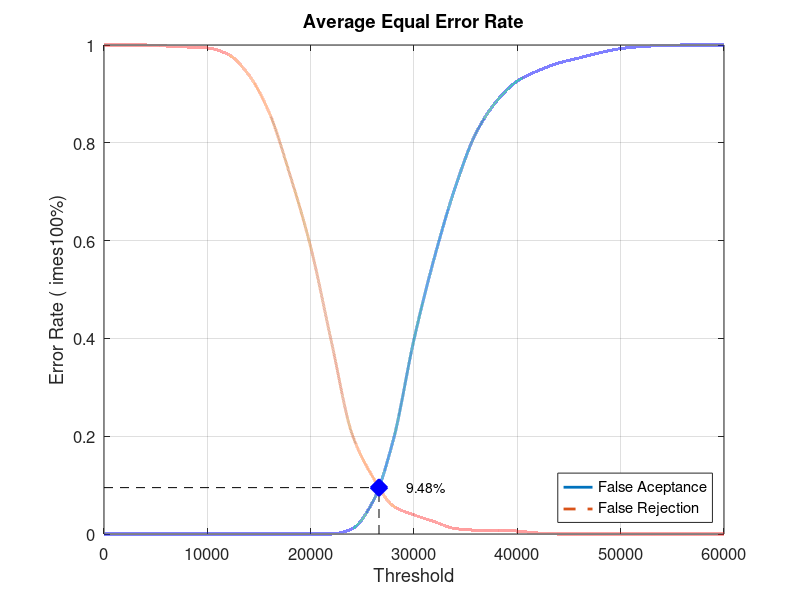
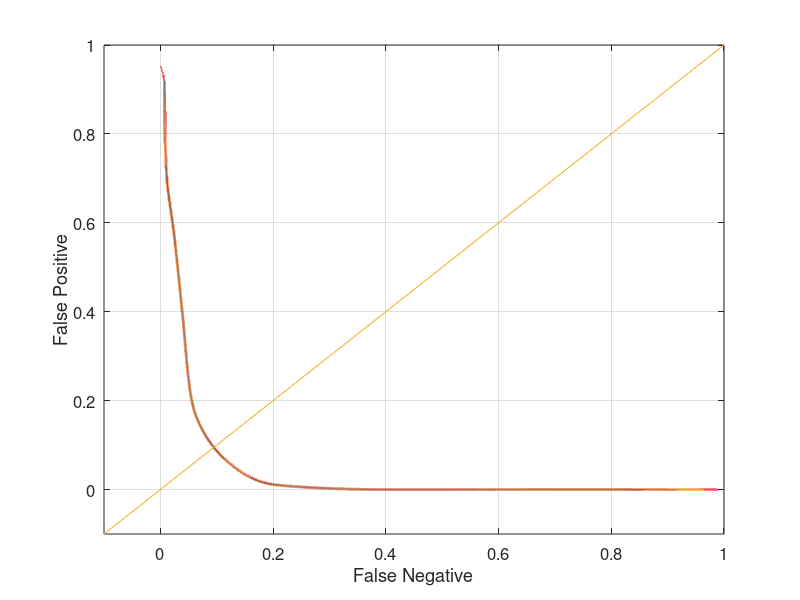

Here is the MATLAB script that generated these plots, in order:
close all;
clear;
clc;
x = 0:2000:60000;
xq = 0:0.5:60000;

y0 = [0 0 0 0 0 0 0 0 0 0 0 0 0.0105263 0.0652632 0.192632 0.397895 0.567368 0.709474 0.82 0.885263 0.926316 0.947368 0.963158 0.973684 0.98421 0.992632 0.996842 0.998947 1 1 1]
yy0 = interp1(x, y0, xq, 'pchip');
y1 = [1 1 1 0.998 0.996 0.994 0.981 0.939 0.861 0.734 0.587 0.394 0.205 0.117 0.057 0.039 0.025 0.011 0.008 0.008 0.006 0.002 0 0 0 0 0 0 0 0 0]
yy1 = interp1(x, y1, xq, 'pchip');

% Calculating EER: 
y2 = abs(y0 - y1);
find(y2 == min(y2))
yy2 = abs(yy0 - yy1);
xEER = find(yy2 == min(yy2));
xEERIndex = xq(xEER) % X-axis EER
yEER = yy0(xEER) % Y-axis EER

main = figure
plot(xq, yy0,'-','LineWidth', 2);	hold on
plot(xq, yy1,'--','LineWidth', 2);	hold on
plot([xEERIndex xEERIndex], [0 yEER], 'k--');	hold on
plot([0 xEERIndex], [yEER yEER], 'k--');	hold on
plot(xEERIndex, yEER, 'bx', 'LineWidth', 10);	hold on
text(xEERIndex + 10 * xEERIndex / 100, yEER, [num2str(round((10000 * yEER)) / 100) '%'])
legend('False Aceptance', 'False Rejection', 'Location', 'SouthEast')
xlabel('Threshold')
ylabel('Error Rate (	imes100%)')
title('Average Equal Error Rate')
set(gca, 'FontSize', 12)
axis([0 60000 0 1])
grid on

print(main, 'Database4AverageMain', '-dpng');
FNRxFPR = figure('Color', [1 1 1]);
plot(yy1, yy0, '-', yy1, yy0, 'LineWidth', 2);
hold on
y = -0.1:0.1:1
plot(y, y); 
set(gca, 'FontSize', 12)
xlabel('False Negative')
ylabel('False Positive')
axis([-0.1 1 -0.1 1])
set(gca, 'FontSize', 12)
grid on

print(FNRxFPR, 'Database4AverageFNRxFPR','-dpng');
